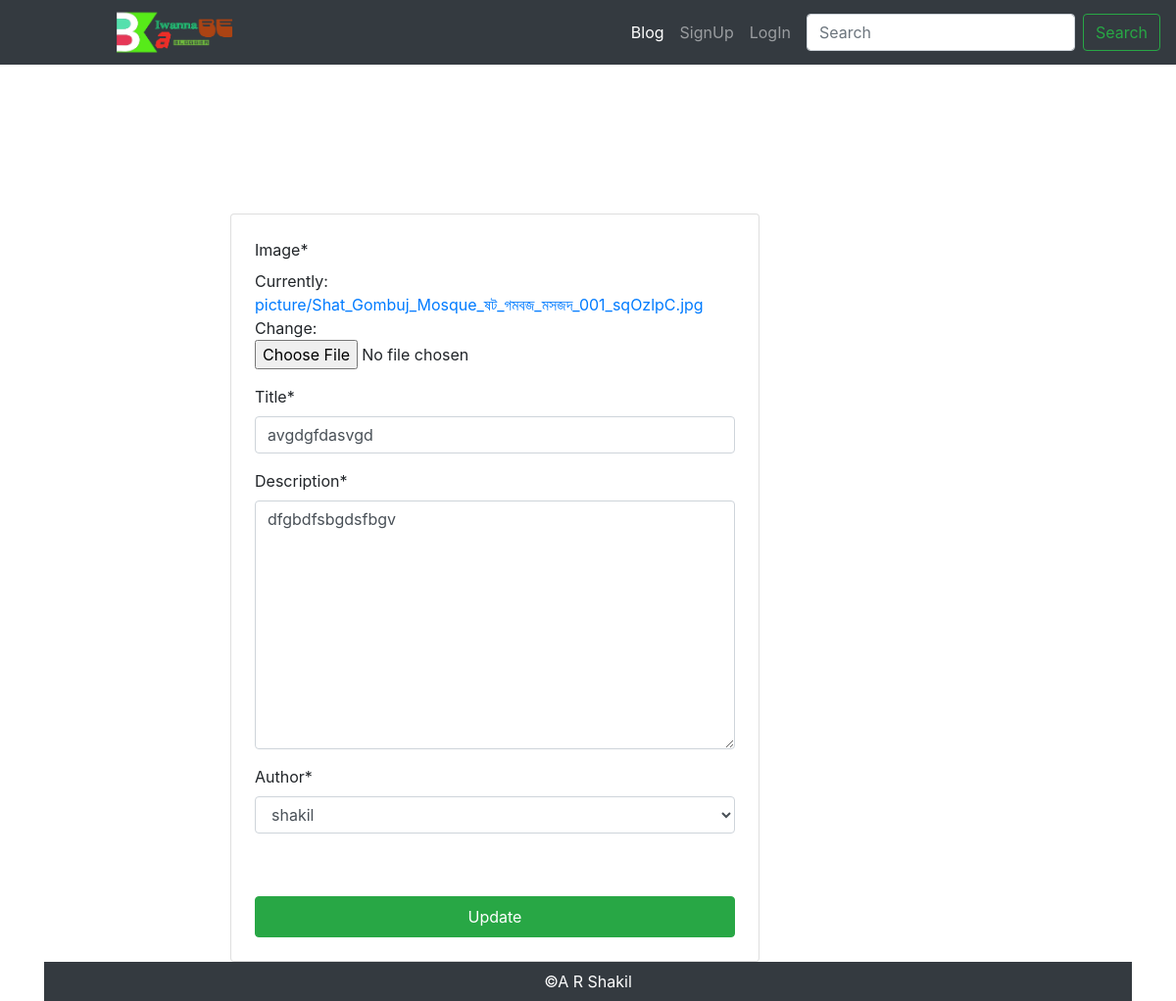
Screenshot of /blog/update/20/ with the database file from the repository.
### blog/models.py (models this page shows, shortened)
class Blog(models.Model):
    image = models.ImageField(upload_to='picture/')
    title = models.CharField(max_length=300)
    description = models.TextField()
    author = models.ForeignKey(User, on_delete=models.CASCADE)
    pub_date = models.DateTimeField(auto_now_add=True)
    def image_tag(self):
        return format_html('<img src="/media/%s" width="100"/>'%self.image)
    image_tag.short_description = 'Image'
    class Meta:
        db_table ='Blog_Post'
        ordering = ["-id"]
        verbose_name = "Blog"
        verbose_name_plural = "Blogs"

### blog/views.py (the view)
# urls.py: path('update/<int:pk>/', views.BookUpdateView.as_view(), name='update'),
class BookUpdateView(UpdateView):
    model = Blog
    fields = ['image', 'title', 'description', 'author']
    template_name = "blog/update.html"
    success_url = reverse_lazy('blog:home')

### blog/templates/blog/update.html (shortened to what this page needs)
{% extends 'base.html' %}
{% load static %}
{% load crispy_forms_tags %}
{% block content %}
<div class="row">
    <div class="col-6 offset-2">
        <div class="card p-4 mt-4">
            <form class="" method="post" action=" " enctype="multipart/form-data">
                {{ form|crispy}}
                <input type="submit" name="submit" value="Update" class="btn btn-success w-100 mt-md-5 py-2">
            </form>
        </div>
    </div>
</div>
{% endblock %}

### rows the page displays
Blog: title "avgdgfdasvgd", description "dfgbdfsbgdsfbgv", author "shakil"
